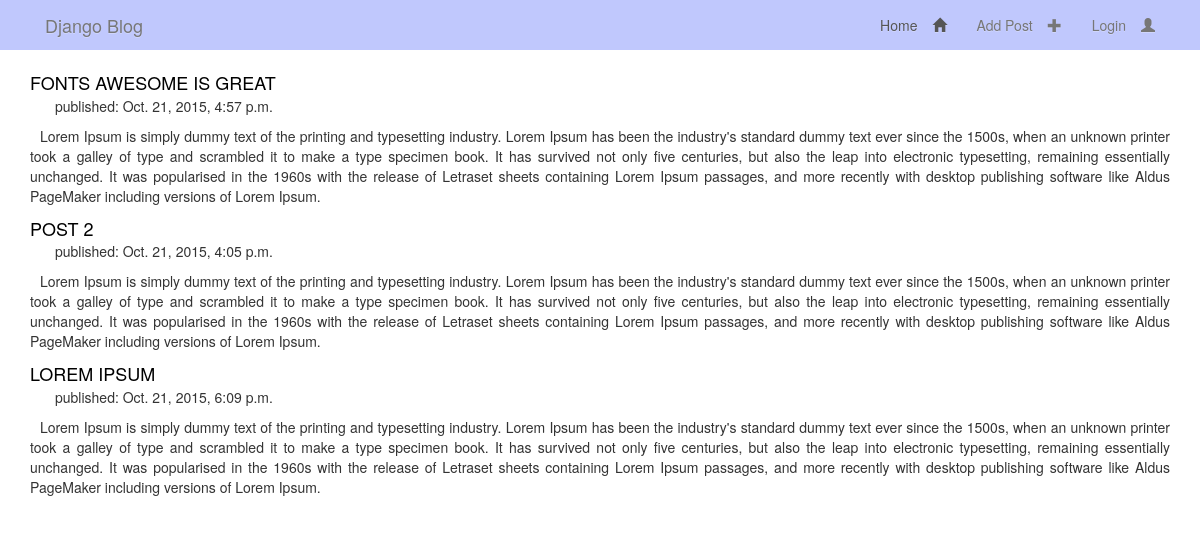
The page /blog/ on the database as committed earlier.
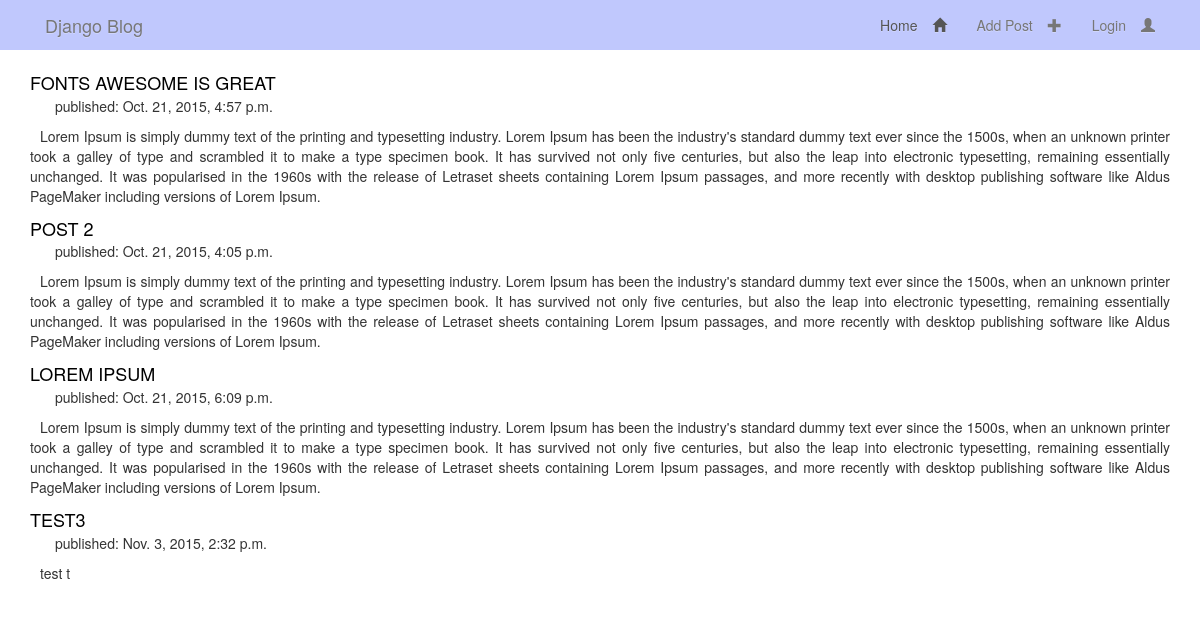
The same page on the database as committed later.
### blog/models.py (models this page shows, shortened)
class Post(models.Model):
    author = models.ForeignKey('auth.User')
    title = models.CharField(max_length=200)
    text = models.TextField()
    created_date = models.DateTimeField(
                    default=timezone.now)
    published_date = models.DateTimeField(
                    blank=True, null=True)

### blog/views.py (the view)
class PostListView(ListView):
    model = Post
    queryset = Post.objects.all()
    print queryset

### blog/templates/blog/post_list.html (shortened to what this page needs)
{% extends "base.html" %}
{% block content %}
	<div class="container">
			<div class="row">
				<div class="post">
					{% for post in object_list %}
		    		<div class="col-lg-12 col-md-12 col-sm-12 col-xs-12 post">
		        		<a class="post_title" href="{% url "posts:post_detail" pk=post.pk %}">{{ post.title }}</a>
		        		<p class="meta">published: {{ post.published_date }}</p>
		       		 	<p>{{ post.text|linebreaks }}</p>
		    		</div>
					{% endfor %}
				</div>
			</div>
	</div>
{% endblock content %}

Rows that differ between the two databases and show on the page:
added Post: title "TEST3", published_date "Nov. 3, 2015, 2:32 p.m.", text "test t"
